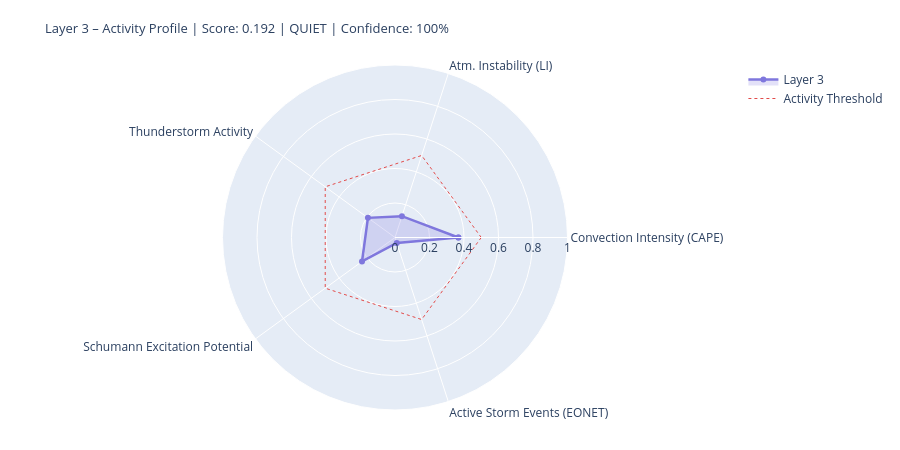

The cell this chart's notebook holds for it:
### Markdown cell above
---
## 4. State Assessment & Handoff to Layer 4/5

### Code cell
# ============================================================
# LAYER-3-SCORE
# Five dynamic components
# ============================================================

def norm(v, lo, hi):
    if v is None or (isinstance(v, float) and math.isnan(v)): return None
    return round(max(0.0, min(1.0, (v - lo) / (hi - lo))), 4)

# --- 1) Convection intensity (global CAPE mean) ---
cape_mean = df_atm['cape'].dropna().mean() if not df_atm.empty else None
conv_score = norm(cape_mean, 0, 3000)
conv_src   = 'primary' if cape_mean is not None else 'missing'

# --- 2) Atmospheric instability (LI mean) ---
li_mean   = df_atm['li'].dropna().mean() if not df_atm.empty else None
# Negative LI = unstable → higher score
instab_score = norm(-li_mean if li_mean is not None else None, -6, 6)
instab_src   = 'primary' if li_mean is not None else 'missing'

# --- 3) Thunderstorm activity (mean thunder score + WMO count) ---
thunder_mean = df_atm['thunder_score'].mean() if not df_atm.empty else None
n_thunder    = int(df_atm['thunderstorm'].sum()) if not df_atm.empty else 0
thunder_score_val = norm(
    (thunder_mean or 0) * 0.7 + n_thunder * 0.1, 0, 1.0
) if thunder_mean is not None else None
thunder_src = 'primary'

# --- 4) Schumann excitation potential (weighted Schumann contribution) ---
schumann_pot = df_atm['schumann_contribution'].mean() if not df_atm.empty else None
# Boosted by Layer-2 thunderstorm trigger
if schumann_pot is not None and l2_thunder:
    schumann_pot = min(1.0, schumann_pot * 1.2)
schumann_score = norm(schumann_pot, 0, 1.0) if schumann_pot is not None else None
schumann_src   = 'derived'

# --- 5) Storm activity (NASA EONET) ---
# Distinction: None = data not loaded, 0.0 = loaded but no events
storm_score = None
storm_src   = 'missing'
if raw.get('storms') is not None:          # API reached successfully
    storm_score = norm(len(storm_events), 0, 30) if storm_events else 0.0
    storm_src   = 'primary'

# X-Ray and Kp: context only, not in dynamic score
# (X-Ray = Layer-0/4 driver; Kp = geomagnetic index, not a lightning proxy)
xray_context = None
if raw.get('xray'):
    df_xc = pd.DataFrame(raw['xray'])
    fc = next((c for c in df_xc.columns
               if any(k in c.lower() for k in ['flux','long']) and 'time' not in c.lower()),
              df_xc.columns[1])
    df_xc[fc] = pd.to_numeric(df_xc[fc], errors='coerce')
    xray_last = df_xc[fc].dropna().iloc[-1] if not df_xc[fc].dropna().empty else None
    if xray_last:
        xray_class = ('X' if xray_last>=1e-4 else 'M' if xray_last>=1e-5
                      else 'C' if xray_last>=1e-6 else 'B')
        xray_context = {'flux': float(xray_last), 'class': xray_class}
        print(f'X-Ray context: {xray_class}-class ({xray_last:.2e} W/m²)')

# --- Aggregate ---
COMPONENTS = {
    'Convection Intensity (CAPE)':  {'score': conv_score,       'source': conv_src,    'dynamic': True},
    'Atm. Instability (LI)':         {'score': instab_score,     'source': instab_src,  'dynamic': True},
    'Thunderstorm Activity':              {'score': thunder_score_val, 'source': thunder_src, 'dynamic': True},
    'Schumann Excitation Potential':   {'score': schumann_score,   'source': schumann_src,'dynamic': True},
    'Active Storm Events (EONET)': {'score': storm_score,      'source': storm_src,   'dynamic': True},
}

available   = {k: v['score'] for k, v in COMPONENTS.items() if v['score'] is not None}
unavailable = [k for k, v in COMPONENTS.items() if v['score'] is None]
layer3_score = round(sum(available.values()) / len(available), 4) if available else None
confidence   = round(len(available) / len(COMPONENTS), 2)
level = ('unknown' if layer3_score is None
         else 'quiet'   if layer3_score < 0.3
         else 'moderate' if layer3_score < 0.6
         else 'active')
dominant_l3 = max(available, key=available.get) if available else 'none'

# --- Ausgabe ---
W = 68
print('=' * W)
print('LAYER 3 – ATMOSPHERE / WEATHER / THUNDERSTORMS – STATE ASSESSMENT')
print('=' * W)
for name, comp in COMPONENTS.items():
    s = comp['score']
    if s is not None:
        bar = '█' * int(s * 20) + '░' * (20 - int(s * 20))
        print(f'  {name:<36} {bar}  {s:.3f}  [{comp["source"]}]')
    else:
        print(f'  {name:<36} {"─" * 20}  n/a   [missing]')
print('-' * W)
print(f'  Score:        {layer3_score:.3f}  ({len(available)}/{len(COMPONENTS)} components)')
print(f'  Confidence:   {confidence:.0%}')
print(f'  Level:        {level.upper()}')
print(f'  Dominant:     {dominant_l3}')
print(f'  CAPE mean:    {cape_mean:.0f} J/kg' if cape_mean else '  CAPE mean:    n/a')
print(f'  LI mean:      {li_mean:.1f} K' if li_mean is not None else '  LI mean:      n/a')
print(f'  Thunderstorms:{n_thunder} points (WMO)  +  {len(storm_events)} NASA EONET')
print('=' * W)

# Radar
cats   = list(available.keys())
vals_r = list(available.values())
if len(cats) >= 3:
    fig = go.Figure()
    fig.add_trace(go.Scatterpolar(
        r=vals_r + [vals_r[0]], theta=cats + [cats[0]],
        fill='toself', fillcolor='rgba(127,119,221,0.22)',
        line=dict(color='#7F77DD', width=2.5), name='Layer 3'
    ))
    fig.add_trace(go.Scatterpolar(
        r=[0.5] * (len(cats)+1), theta=cats + [cats[0]],
        line=dict(color='#E24B4A', dash='dot', width=1),
        mode='lines', name='Activity Threshold'
    ))
    fig.update_layout(
        title=dict(
            text=f'Layer 3 – Activity Profile | Score: {layer3_score:.3f} | {level.upper()} | Confidence: {confidence:.0%}',
            font=dict(size=13)
        ),
        polar=dict(radialaxis=dict(visible=True, range=[0, 1])),
        height=450, showlegend=True,
        margin=dict(l=60, r=60, t=65, b=40)
    )
    fig.show()

### Figure 1 — Plotly figure (JSON) as saved in the notebook; plotly's stock layout.template omitted (floating-point values rounded to 4 significant figures)
{"data": [{"fill": "toself", "fillcolor": "rgba(127,119,221,0.22)", "line": {"color": "#7F77DD", "width": 2.5}, "name": "Layer 3", "r": [0.3673, 0.13, 0.194, 0.2364, 0.0333, 0.3673], "theta": ["Convection Intensity (CAPE)", "Atm. Instability (LI)", "Thunderstorm Activity", "Schumann Excitation Potential", "Active Storm Events (EONET)", "Convection Intensity (CAPE)"], "type": "scatterpolar"}, {"line": {"color": "#E24B4A", "dash": "dot", "width": 1}, "mode": "lines", "name": "Activity Threshold", "r": [0.5, 0.5, 0.5, 0.5, 0.5, 0.5], "theta": ["Convection Intensity (CAPE)", "Atm. Instability (LI)", "Thunderstorm Activity", "Schumann Excitation Potential", "Active Storm Events (EONET)", "Convection Intensity (CAPE)"], "type": "scatterpolar"}], "layout": {"height": 450, "margin": {"b": 40, "l": 60, "r": 60, "t": 65}, "polar": {"radialaxis": {"range": [0, 1], "visible": true}}, "showlegend": true, "title": {"font": {"size": 13}, "text": "Layer 3 – Activity Profile | Score: 0.192 | QUIET | Confidence: 100%"}}}
